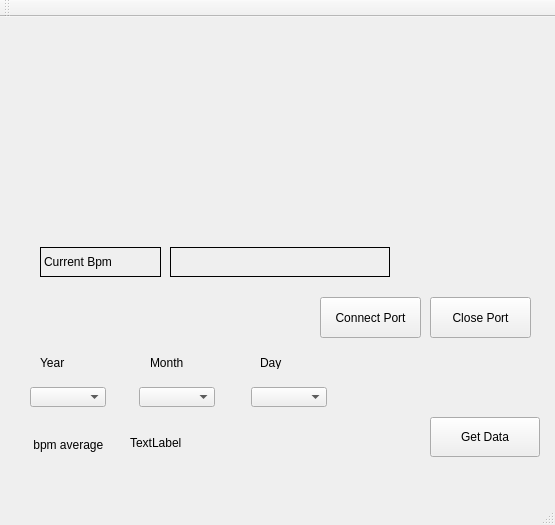
<?xml version="1.0" encoding="UTF-8"?>
<ui version="4.0">
 <class>MainWindow</class>
 <widget class="QMainWindow" name="MainWindow">
  <property name="geometry">
   <rect>
    <x>0</x>
    <y>0</y>
    <width>555</width>
    <height>525</height>
   </rect>
  </property>
  <property name="windowTitle">
   <string>MainWindow</string>
  </property>
  <widget class="QWidget" name="centralWidget">
   <widget class="QPushButton" name="Connect_Port">
    <property name="geometry">
     <rect>
      <x>320</x>
      <y>280</y>
      <width>101</width>
      <height>41</height>
     </rect>
    </property>
    <property name="text">
     <string>Connect Port</string>
    </property>
   </widget>
   <widget class="QPushButton" name="Close_port">
    <property name="geometry">
     <rect>
      <x>430</x>
      <y>280</y>
      <width>101</width>
      <height>41</height>
     </rect>
    </property>
    <property name="text">
     <string>Close Port</string>
    </property>
   </widget>
   <widget class="QLabel" name="label">
    <property name="geometry">
     <rect>
      <x>40</x>
      <y>230</y>
      <width>121</width>
      <height>30</height>
     </rect>
    </property>
    <property name="frameShape">
     <enum>QFrame::Box</enum>
    </property>
    <property name="text">
     <string>Current Bpm</string>
    </property>
   </widget>
   <widget class="QLabel" name="bpm_label">
    <property name="geometry">
     <rect>
      <x>170</x>
      <y>230</y>
      <width>220</width>
      <height>30</height>
     </rect>
    </property>
    <property name="frameShape">
     <enum>QFrame::Box</enum>
    </property>
    <property name="text">
     <string/>
    </property>
   </widget>
   <widget class="QLabel" name="bpm_graph">
    <property name="geometry">
     <rect>
      <x>60</x>
      <y>80</y>
      <width>361</width>
      <height>31</height>
     </rect>
    </property>
    <property name="text">
     <string/>
    </property>
   </widget>
   <widget class="QPushButton" name="pushButton">
    <property name="geometry">
     <rect>
      <x>430</x>
      <y>400</y>
      <width>110</width>
      <height>40</height>
     </rect>
    </property>
    <property name="text">
     <string>Get Data</string>
    </property>
   </widget>
   <widget class="QComboBox" name="year_combo">
    <property name="geometry">
     <rect>
      <x>30</x>
      <y>370</y>
      <width>76</width>
      <height>20</height>
     </rect>
    </property>
   </widget>
   <widget class="QComboBox" name="month_combo">
    <property name="geometry">
     <rect>
      <x>139</x>
      <y>370</y>
      <width>76</width>
      <height>20</height>
     </rect>
    </property>
   </widget>
   <widget class="QComboBox" name="day_combo">
    <property name="geometry">
     <rect>
      <x>251</x>
      <y>370</y>
      <width>76</width>
      <height>20</height>
     </rect>
    </property>
   </widget>
   <widget class="QLabel" name="label_2">
    <property name="geometry">
     <rect>
      <x>40</x>
      <y>340</y>
      <width>56</width>
      <height>12</height>
     </rect>
    </property>
    <property name="text">
     <string>Year</string>
    </property>
   </widget>
   <widget class="QLabel" name="label_3">
    <property name="geometry">
     <rect>
      <x>150</x>
      <y>340</y>
      <width>56</width>
      <height>12</height>
     </rect>
    </property>
    <property name="text">
     <string>Month</string>
    </property>
   </widget>
   <widget class="QLabel" name="label_4">
    <property name="geometry">
     <rect>
      <x>260</x>
      <y>340</y>
      <width>56</width>
      <height>12</height>
     </rect>
    </property>
    <property name="text">
     <string>Day</string>
    </property>
   </widget>
   <widget class="QLabel" name="label_5">
    <property name="geometry">
     <rect>
      <x>30</x>
      <y>420</y>
      <width>81</width>
      <height>16</height>
     </rect>
    </property>
    <property name="text">
     <string> bpm average</string>
    </property>
   </widget>
   <widget class="QLabel" name="bpm_avg_label">
    <property name="geometry">
     <rect>
      <x>130</x>
      <y>420</y>
      <width>56</width>
      <height>12</height>
     </rect>
    </property>
    <property name="text">
     <string>TextLabel</string>
    </property>
   </widget>
  </widget>
  <widget class="QMenuBar" name="menuBar">
   <property name="geometry">
    <rect>
     <x>0</x>
     <y>0</y>
     <width>555</width>
     <height>21</height>
    </rect>
   </property>
  </widget>
  <widget class="QToolBar" name="mainToolBar">
   <attribute name="toolBarArea">
    <enum>TopToolBarArea</enum>
   </attribute>
   <attribute name="toolBarBreak">
    <bool>false</bool>
   </attribute>
  </widget>
  <widget class="QStatusBar" name="statusBar"/>
 </widget>
 <layoutdefault spacing="6" margin="11"/>
 <resources/>
 <connections/>
</ui>
